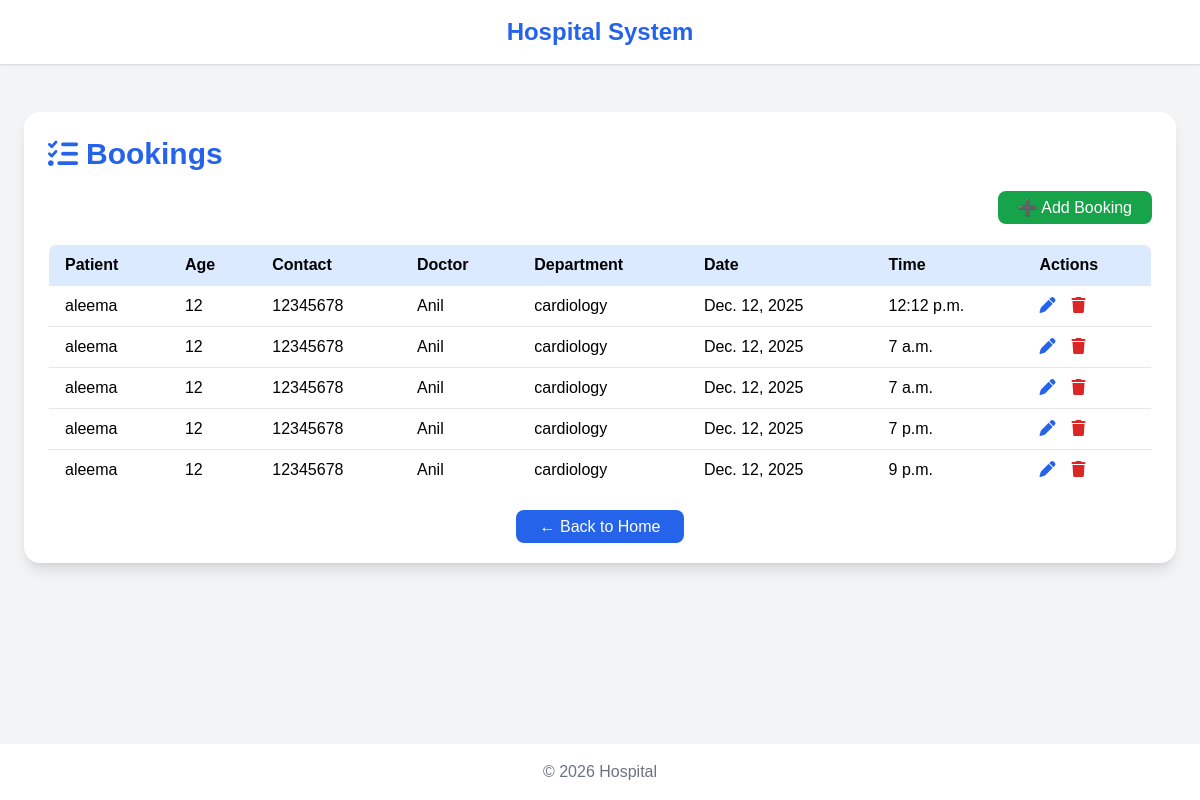
The app's page /bookings/, older data.
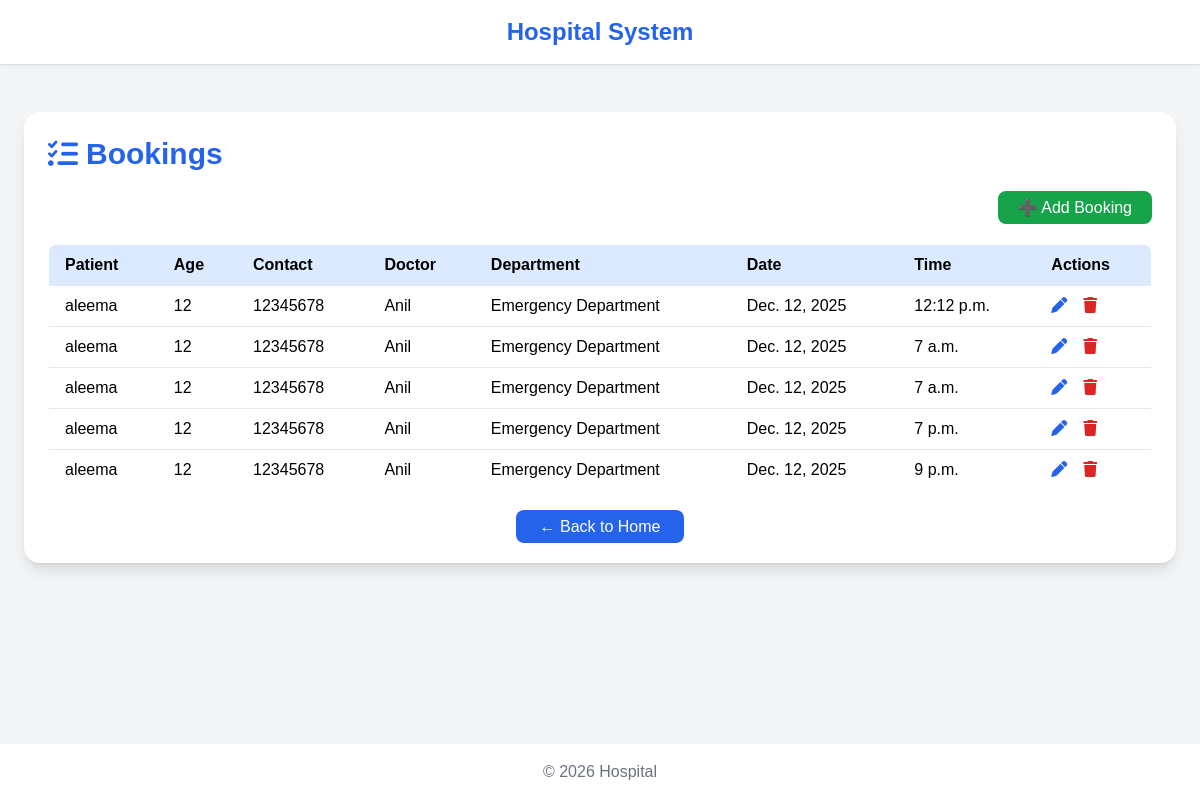
The same page, newer data.
### hospital/models.py (models this page shows, shortened)
class Booking(models.Model):
    patient = models.ForeignKey(Patient, on_delete=models.CASCADE)
    doctor = models.ForeignKey(Doctor, on_delete=models.CASCADE)
    date = models.DateField()
    time = models.TimeField()

class Doctor(models.Model):
    name = models.CharField(max_length=100)
    department = models.ForeignKey(
                 Department,
                 on_delete=models.SET_NULL,
                 null=True,
                 blank=True
)

class Department(models.Model):
    name = models.CharField(max_length=100)
    description=models.TextField(blank=True, null=True)
    head_of_department=models.CharField(max_length=100,blank=True,null=True)
    established_year=models.IntegerField(blank=True,null=True)
    icon = models.CharField(max_length=50, blank=True)
    color = models.CharField(max_length=20, blank=True)

class Patient(models.Model):
    name = models.CharField(max_length=100)
    age = models.IntegerField()
    contact = models.CharField(max_length=20)

### hospital/views.py (the view)
# urls.py: path('bookings/', views.booking_list, name='booking_list'),
def booking_list(request):
    bookings = Booking.objects.select_related(
        'patient', 'doctor', 'doctor__department'
    )
    return render(request, 'hospital/booking_list.html', {
        'bookings': bookings
    })

### hospital/templates/hospital/booking_list.html
{% extends 'hospital/base.html' %}
{% block content %}
<div class="max-w-6xl mx-auto my-12 p-6 bg-white rounded-2xl shadow-lg">
    <h2 class="text-3xl font-bold text-blue-600 mb-6 flex items-center gap-2">
        <i class="fas fa-list-check"></i> Bookings
    </h2>
    <div class="mb-6 text-right">
        <a href="{% url 'booking_create' %}"
           class="px-5 py-2 bg-green-600 text-white rounded-lg hover:bg-green-700 transition">
            ➕ Add Booking
        </a>
    </div>
    {% if bookings %}
    <div class="overflow-x-auto">
        <table class="min-w-full divide-y divide-gray-200 border rounded-lg overflow-hidden">
            <thead class="bg-blue-100">
                <tr>
                    <th class="px-4 py-2 text-left">Patient</th>
                    <th class="px-4 py-2 text-left">Age</th>
                    <th class="px-4 py-2 text-left">Contact</th>
                    <th class="px-4 py-2 text-left">Doctor</th>
                    <th class="px-4 py-2 text-left">Department</th>
                    <th class="px-4 py-2 text-left">Date</th>
                    <th class="px-4 py-2 text-left">Time</th>
                    <th class="px-4 py-2 text-left">Actions</th>
                </tr>
            </thead>
            <tbody class="divide-y divide-gray-200">
                {% for booking in bookings %}
                <tr class="hover:bg-gray-50 transition">
                    <td class="px-4 py-2">{{ booking.patient.name }}</td>
                    <td class="px-4 py-2">{{ booking.patient.age }}</td>
                    <td class="px-4 py-2">{{ booking.patient.contact }}</td>
                    <td class="px-4 py-2">{{ booking.doctor.name }}</td>
                    <td class="px-4 py-2">{{ booking.doctor.department.name }}</td>
                    <td class="px-4 py-2">{{ booking.date }}</td>
                    <td class="px-4 py-2">{{ booking.time }}</td>
                    <td class="px-4 py-2 flex gap-4">
                        <a href="{% url 'booking_edit' booking.id %}"
                           class="text-blue-600 hover:text-blue-800">
                            <i class="fas fa-pen"></i>
                        </a>
                        <a href="{% url 'booking_delete' booking.id %}"
                           onclick="return confirm('Are you sure you want to delete?')"
                           class="text-red-600 hover:text-red-800">
                            <i class="fas fa-trash"></i>
                        </a>
                    </td>
                </tr>
                {% endfor %}
            </tbody>
        </table>
    </div>
    {% else %}
        <p class="text-gray-500 text-center mt-4">No bookings yet.</p>
    {% endif %}
    <div class="mt-6 text-center">
        <a href="{% url 'home' %}"
           class="px-6 py-2 bg-blue-600 text-white rounded-lg hover:bg-blue-700 transition">
            ← Back to Home
        </a>
    </div>
</div>
{% endblock %}

Row changes from the older to the newer data that the page shows:
changed through a linked row, Booking (number 1 of 5 on the later page): doctor.department.name "cardiology" → "Emergency Department"
changed through a linked row, Booking (number 2 of 5 on the later page): doctor.department.name "cardiology" → "Emergency Department"
changed through a linked row, Booking (number 3 of 5 on the later page): doctor.department.name "cardiology" → "Emergency Department"
changed through a linked row, Booking (number 4 of 5 on the later page): doctor.department.name "cardiology" → "Emergency Department"
changed through a linked row, Booking (number 5 of 5 on the later page): doctor.department.name "cardiology" → "Emergency Department"
